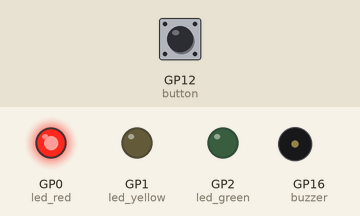
The program below on a simulated Raspberry Pi Pico running MicroPython. Shown: output pins drawn as LEDs (lit = HIGH), buzzer (waves = sounding, pin HIGH). Inputs (shaded band) come from the test bench; at power-on: GP12 (button) LOW. Threads take turns every 2 ms.

Above: at 1.2 s.
1.3 s: GP12 (button) pulled HIGH for 0.15 s
At 5.3 s:
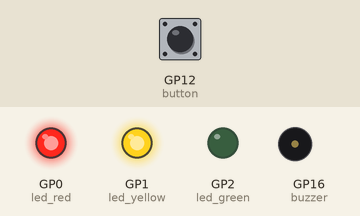
At 22.2 s:
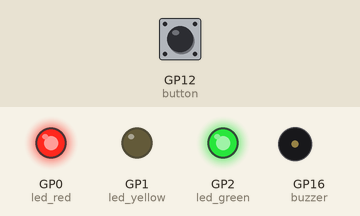
Timing chart, 0 to 33.5 s (numbered marks = the images above; inputs shaded):
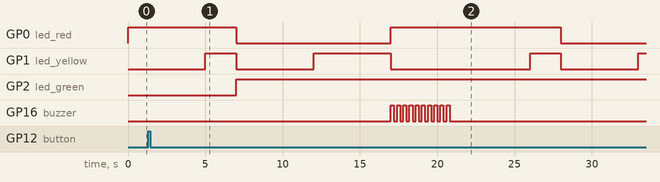

The program:

traffic_lights.py
```python
import machine
import utime
import _thread

led_red = machine.Pin(0, machine.Pin.OUT)
led_yellow = machine.Pin(1, machine.Pin.OUT)
led_green = machine.Pin(2, machine.Pin.OUT)
button = machine.Pin(12, machine.Pin.IN, machine.Pin.PULL_DOWN)
buzzer = machine.Pin(16, machine.Pin.OUT)

global button_pressed
button_pressed = False

def button_reader_thread():
    global button_pressed
    while True:
        if button.value() == 1:
            button_pressed = True

_thread.start_new_thread(button_reader_thread, ())

while True:
    if button_pressed == True:
        led_red.value(1)
        for i in range(10):
            buzzer.value(1)
            utime.sleep(0.2)
            buzzer.value(0)
            utime.sleep(0.2)
        global button_pressed
        button_pressed = False

    led_red.value(1)
    utime.sleep(5)
    led_yellow.value(1)
    utime.sleep(2)
    led_red.value(0)
    led_yellow.value(0)
    led_green.value(1)
    utime.sleep(5)
    led_green.value(1)
    led_yellow.value(1)
    utime.sleep(5)
    led_yellow.value(0)
```

Measured:
- after the input at 1.3 s, GP16 (buzzer): alternates HIGH for 0.20 s and LOW for 0.20 s, 20 changes in all, then stays LOW, starting after 15.7 s
